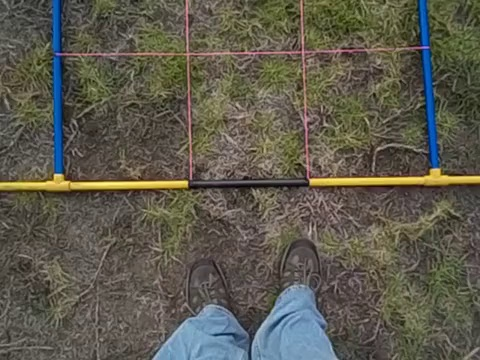
#> input picture testImage_0.jpg, 480 x 360 px
$ python -i helperFunctions.py   (imports and definitions only)
#> lines starting #> are read from the running program, lines starting #| are printed output that depends on the picture; after the words box and inside, x2 and y2 are one past the last pixel; in counts of white or black regions, pixels touching at a corner belong together; long printed decimals are rounded
import cv2
import numpy as np
import matplotlib.pyplot as plt
from sklearn.neighbors import KernelDensity
from scipy.signal import argrelextrema

# [11 lines left out: function saveTestImageAtSec, not called in this run]

#test_cap = cv2.VideoCapture("transectLineExample.mp4")
#saveTestImageAtSec(test_cap, 15)
# max line gap up
# accumulator down


def createHueEdges(img):
    hsv_img = cv2.cvtColor(img, cv2.COLOR_BGR2HSV)
    hue = hsv_img.copy()
    hue[:, :, 1] = 255
    hue[:, :, 2] = 127
    cv2.imshow('Current frame hue', cv2.cvtColor(hue, cv2.COLOR_HSV2BGR))

    edges = cv2.Canny(hue, 100, 150, apertureSize=3)
    cv2.imshow('edges', edges)
    return edges


# [28 lines left out: functions createValueEdges, boldImage, not called in this run]


def applyHoughTransform(img, edgy_img=None, showall=False, threshold=100, debug=False):
    lines = None
    twist_info = None
    if edgy_img is None:
        return applyHoughTransform(img, createHueEdges(img), debug=debug, showall=showall)
    else:
        bigLines = []
        edges = edgy_img
        lines = cv2.HoughLines(edges, 1, np.pi / 180, threshold)
        # list of slope intercept lines
        si_lines = []
        if (debug):
            print("Hough transform lines:\n" + str(lines) + "End.\n")
        if lines is not None:
            for arr in lines:
                #print("Array at 0:")
                #print(arr)
                rho = arr[0][0]
                theta = arr[0][1]
                start, end = pointsFromRhoTheta(rho, theta)
                #if showall:
                if showall:
                    cv2.line(img, start, end, (0, 0, 255), 2)
                if debug:
                    point_slope = pointSlopeFromRhoTheta(rho, theta)
                    start, end = pointsFromPointSlope(point_slope[0], point_slope[1])
                    cv2.line(img, start, end, (255, 0, 255), 1)
            bigLines = bigLinesFromAllLines(lines)
            #print(f'bigLines: {bigLines}')

            for bigLine in bigLines:
                points = pointsFromPointSlope(bigLine["x_intercept"], bigLine["slope"])
                cv2.line(img, points[0], points[1], (0, 255, 0), 2)


            if (len(bigLines) == 2):
                if (bigLines[0]["x_intercept"][0] < bigLines[1]["x_intercept"][0]):
                    # left line is bigLines[0]
                    leftLine = bigLines[0]
                    rightLine = bigLines[1]
                else:
                    leftLine = bigLines[1]
                    rightLine = bigLines[0]
                    # Find desired path
                bisector = x_int_bisector(leftLine, rightLine)
                points = pointsFromPointSlope(bisector["x_intercept"], bisector["slope"])
                #qprint(f"{bisector}\n")
                try:
                    cv2.line(img, points[0], points[1], (255, 255, 0), 2)
                except OverflowError:
                    print(f"First point: {points[0]}\n"
                          f"Second point: {points[1]}\n")
                twist_info = vectorFromBigLines(img_shape=img.shape, line_left=bigLines[0], line_right=bigLines[1])
                cv2.putText(img, text=f"Pitch: {twist_info['rotation']['pitch']:4.2f}  "
                                      f"Yaw: {twist_info['rotation']['yaw']:4.2f}  "
                                      f"Roll: {twist_info['rotation']['roll']:4.2f}  ", org=(0, 60),
                            fontFace=cv2.FONT_HERSHEY_SIMPLEX, fontScale=0.5,
                            color=(255, 255, 255), thickness=2)
                cv2.putText(img, text=f"x: {twist_info['translation']['x']:4.2f}  "
                                      f"y: {twist_info['translation']['y']:4.2f}  "
                                      f"z: {twist_info['translation']['z']:4.2f}  ", org=(0, 75),
                            fontFace=cv2.FONT_HERSHEY_SIMPLEX,
                            fontScale=0.5,
                            color=(255, 255, 255), thickness=2)
            # Now, try to find all major lines in the image
            cv2.putText(img, text=f"Detected {len(bigLines)} lines", org=(0, 30), fontFace=cv2.FONT_HERSHEY_SIMPLEX, fontScale=1, color=(255, 255, 255), thickness=2)

        else:
            cv2.putText(img, text=f"Detected 0 lines", org=(0, 30), fontFace=cv2.FONT_HERSHEY_SIMPLEX, fontScale=1, color=(255, 255, 255), thickness=2)
        return {"lines": lines, "big_lines": bigLines, "twist": twist_info}


# [252 lines left out: functions bigLinesFromAllLines, vectorFromBigLines, x_int_bisector, pointsFromRhoTheta, getLineColor, pointSlopeFromRhoTheta and 4 more, not called in this run]

>>> import cv2
>>> picture = cv2.imread('testImage_0.jpg')
#> picture is the input picture: shape (360, 480, 3); mean B, G, R 78, 90.4, 93.3
>>> result = applyHoughTransform(picture)
#> in createHueEdges, `hsv_img = cv2.cvtColor(img, cv2.COLOR_BGR2HSV)`: hsv_img: shape (360, 480, 3); mean H, S, V 29.9, 66.5, 99.3
#> in createHueEdges, `hue[:, :, 1] = 255`: hue: shape (360, 480, 3); mean H, S, V 29.9, 255, 99.3
#> in createHueEdges, `hue[:, :, 2] = 127`: hue: shape (360, 480, 3); mean H, S, V 29.9, 255, 127
#> in createHueEdges, `cv2.imshow('Current frame hue', cv2.cvtColor(hue, cv2.COLOR_HSV2BGR))`:
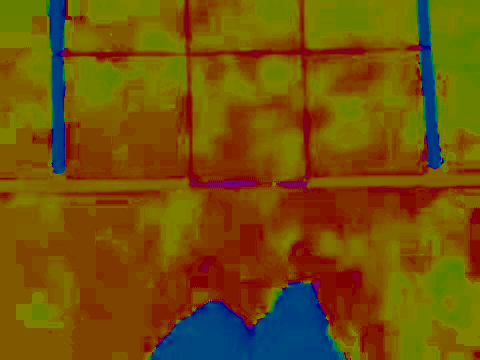
#> window 'Current frame hue': shape (360, 480, 3); mean B, G, R 10.5, 82.1, 114.4
#> in createHueEdges, `edges = cv2.Canny(hue, 100, 150, apertureSize=3)`:
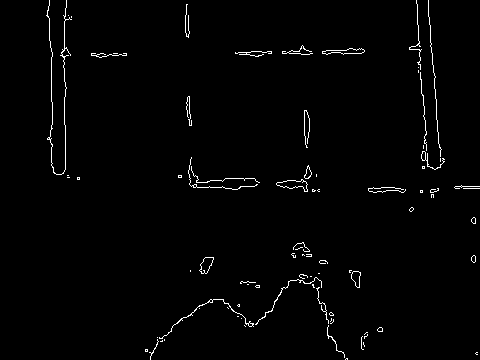
#> edges: shape (360, 480); 1.5% white in thin lines or dots
#> call 2 of applyHoughTransform, with showall = False, threshold = 100, debug = False
#> in applyHoughTransform (call 2), `lines = cv2.HoughLines(edges, 1, np.pi / 180, threshold)`: lines = None
#> in applyHoughTransform (call 2), `cv2.putText(img, text=f"Detected 0 lines", org=(0, 30), fontFace=cv2.F..`:
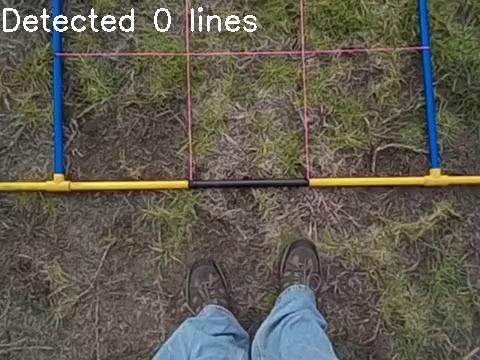
#> img: shape (360, 480, 3); 1.02% of pixels changed, all inside (x1, y1, x2, y2) = (3, 7, 257, 32)
#> result = 3 items

$ run again, on testImage_15.jpg
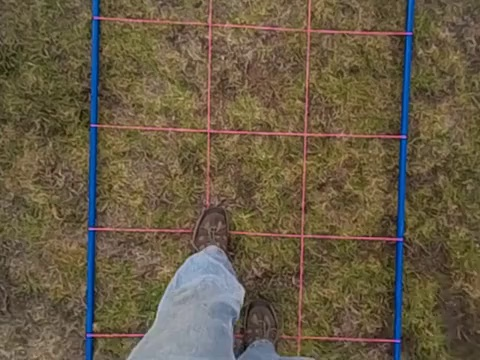
#> input picture testImage_15.jpg, 480 x 360 px
#> picture is the input picture: shape (360, 480, 3); mean B, G, R 68.9, 91.1, 103.7
#> hsv_img: shape (360, 480, 3); mean H, S, V 28.2, 108.2, 108.8
#> in createHueEdges, `edges = cv2.Canny(hue, 100, 150, apertureSize=3)`:
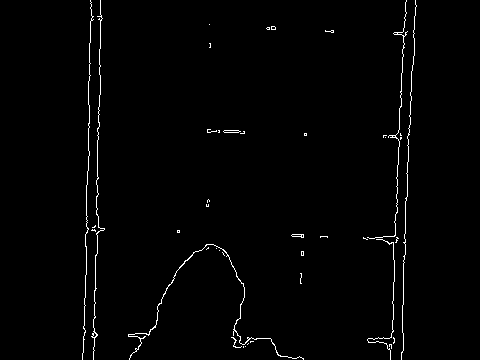
#> edges: shape (360, 480); 1.4% white in thin lines or dots, all inside (x1, y1, x2, y2) = (82, 0, 417, 360)
#> lines = [[100, 0.0175], [90, 0.0175], [413, 0.0349], [403, 0.0349], [405, 0.0524], [415, 0.0524], [93, 0.0349]]
#> the loop in applyHoughTransform (call 2), `for arr in lines: #print("Array at 0:")` made 7 passes
#> (rho, theta) on passes 1 to 7: (100, 0.0175), (90, 0.0175), (413, 0.0349), (403, 0.0349), (405, 0.0524), (415, 0.0524), (93, 0.0349)
#> the loop in bigLinesFromAllLines, `for arr in lines:` made 7 passes
#> after the loop in bigLinesFromAllLines, `for arr in lines:`: si_lines = 7 items
#> the loop in bigLinesFromAllLines, `for line in si_lines: ` made 7 passes
#> after the loop in bigLinesFromAllLines, `for line in si_lines:`: intercepts = [100, 90.01, 413.3, 403.2, 405.6, 415.6, 93.06]; slopes = [-57.29, -57.29, -28.64, -28.64, -19.08, -19.08, -28.64]
#> the loop in bigLinesFromAllLines, `for lineTheta in lines:` made 7 passes
#> after the loop in bigLinesFromAllLines, `for lineTheta in lines:`: thetas = [0.0175, 0.0175, 0.0349, 0.0349, 0.0524, 0.0524, 0.0349]
#> in bigLinesFromAllLines, `a = intercepts.reshape(-1, 1)`: a = [100, 90.01, 413.3, 403.2, 405.6, 415.6, 93.06]
#> e = 50 values, max -3.34 at index 33, min -1893.7 at index 49, mean -450.3
#> mi = [21]; ma = [8, 33]
#> maxima = [97.96, 404.1]
#> the loop in bigLinesFromAllLines, `for big_line in maxima:` made 2 passes
#> after the loop in bigLinesFromAllLines, `for big_line in maxima:`: big_lines = 2 items
#> the loop in bigLinesFromAllLines, `for big_line in big_lines:` made 2 passes
#| Big lines: [{'x_intercept': (94.362, 0), 'slope': -47.739}, {'x_intercept': (409.406, 0), 'slope': -23.859}]
#> the loop in applyHoughTransform (call 2), `for bigLine in bigLines:` made 2 passes
#> (bigLine, points) on passes 1 to 2: ({'x_intercept': (94.36, 0), 'slope': -47.74}, ((115, -1000), (73, 1000))), ({'x_intercept': (409.4, 0), 'slope': -23.86}, ((451, -1000), (367, 1000)))
#> leftLine = {'x_intercept': (94.36, 0), 'slope': -47.74}
#> rightLine = {'x_intercept': (409.4, 0), 'slope': -23.86}
#> m1 = -47.74
#> m2 = -23.86
#> k1 = 94.36
#> k2 = 409.4
#> d1 = 47.75
#> d2 = 23.88
#> denom = 71.63
#> in x_int_bisector, `m = (m1 * d2 + m2 * d1) / denom`: m = -31.82
#> y_int_times_denom = -573979.7
#> x_int = 251.8
#> in applyHoughTransform (call 2), `bisector = x_int_bisector(leftLine, rightLine)`: bisector = {'x_intercept': (251.8, 0), 'slope': -31.82}
#> in applyHoughTransform (call 2), `points = pointsFromPointSlope(bisector["x_intercept"], bisector["slope..`: points = ((283, -1000), (220, 1000))
#> in vectorFromBigLines, `bisector = x_int_bisector(line_left, line_right)`: bisector = {'x_intercept': (251.8, 0), 'slope': -31.82}
#> yaw = -0.427
#> l = 90.59
#> in vectorFromBigLines, `m = intersectionWithHorizontal(line_right['x_intercept'], line_right['..`: m = 401.9
#> zoom = 0.973
#> in vectorFromBigLines, `x = np.average([l, m]) - 240`: x = 6.23
#> in vectorFromBigLines, `x = zoom * (x / ideal_margin)`: x = 0.0757
#> z = -0.0553
#> twist_info = 2 items
#> in applyHoughTransform (call 2), `cv2.putText(img, text=f"Detected {len(bigLines)} lines", org=(0, 30), ..`:
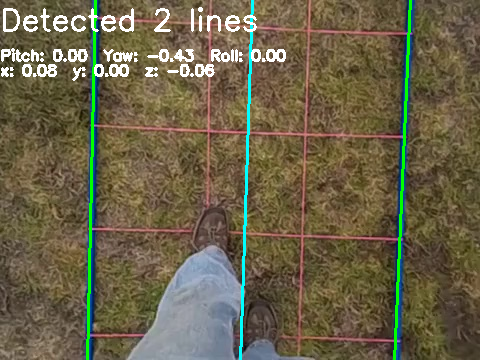
#> img: shape (360, 480, 3); mean B, G, R 73, 98.5, 106.7
#> result = 3 items
